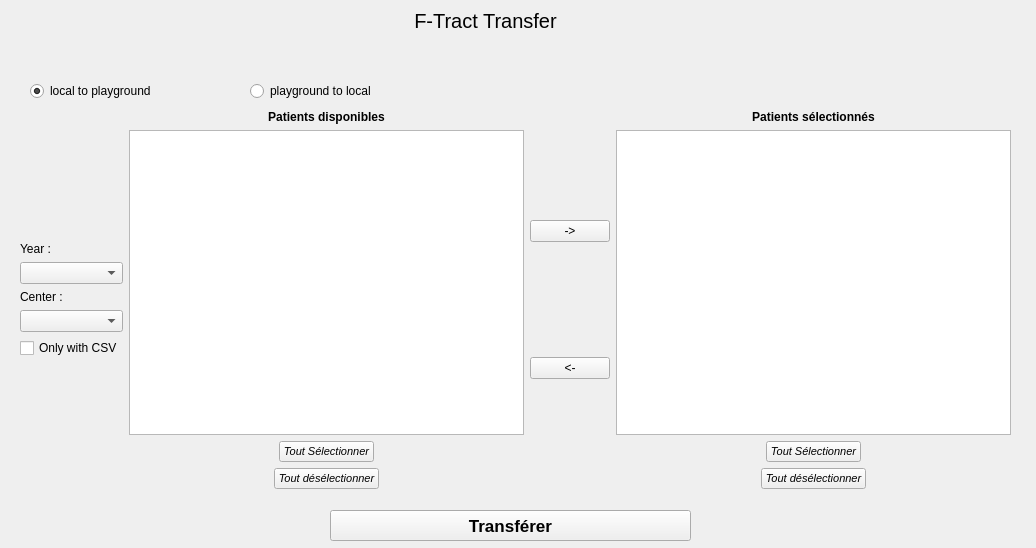
<?xml version="1.0" encoding="UTF-8"?>
<ui version="4.0">
 <class>Form</class>
 <widget class="QWidget" name="Form">
  <property name="geometry">
   <rect>
    <x>0</x>
    <y>0</y>
    <width>1036</width>
    <height>548</height>
   </rect>
  </property>
  <property name="windowTitle">
   <string>Form</string>
  </property>
  <widget class="QWidget" name="layoutWidget">
   <property name="geometry">
    <rect>
     <x>20</x>
     <y>110</y>
     <width>991</width>
     <height>389</height>
    </rect>
   </property>
   <layout class="QHBoxLayout" name="horizontalLayout_5">
    <property name="bottomMargin">
     <number>10</number>
    </property>
    <item>
     <layout class="QVBoxLayout" name="verticalLayout_2">
      <item>
       <spacer name="verticalSpacer_5">
        <property name="orientation">
         <enum>Qt::Vertical</enum>
        </property>
        <property name="sizeHint" stdset="0">
         <size>
          <width>20</width>
          <height>40</height>
         </size>
        </property>
       </spacer>
      </item>
      <item>
       <widget class="QLabel" name="label_3">
        <property name="text">
         <string>Year :</string>
        </property>
       </widget>
      </item>
      <item>
       <widget class="QComboBox" name="filterYearCombo"/>
      </item>
      <item>
       <widget class="QLabel" name="label_4">
        <property name="text">
         <string>Center :</string>
        </property>
       </widget>
      </item>
      <item>
       <widget class="QComboBox" name="filterSiteCombo"/>
      </item>
      <item>
       <widget class="QCheckBox" name="CSVcheckBox">
        <property name="text">
         <string>Only with CSV</string>
        </property>
       </widget>
      </item>
      <item>
       <spacer name="verticalSpacer">
        <property name="orientation">
         <enum>Qt::Vertical</enum>
        </property>
        <property name="sizeHint" stdset="0">
         <size>
          <width>20</width>
          <height>40</height>
         </size>
        </property>
       </spacer>
      </item>
     </layout>
    </item>
    <item>
     <layout class="QVBoxLayout" name="verticalLayout_3">
      <item>
       <widget class="QLabel" name="label">
        <property name="sizePolicy">
         <sizepolicy hsizetype="Preferred" vsizetype="Minimum">
          <horstretch>0</horstretch>
          <verstretch>0</verstretch>
         </sizepolicy>
        </property>
        <property name="text">
         <string>&lt;b&gt;Patients disponibles&lt;/b&gt;</string>
        </property>
        <property name="textFormat">
         <enum>Qt::RichText</enum>
        </property>
        <property name="alignment">
         <set>Qt::AlignCenter</set>
        </property>
       </widget>
      </item>
      <item>
       <widget class="QListWidget" name="filteredPatientList">
        <property name="sizePolicy">
         <sizepolicy hsizetype="Preferred" vsizetype="Expanding">
          <horstretch>0</horstretch>
          <verstretch>0</verstretch>
         </sizepolicy>
        </property>
        <property name="selectionMode">
         <enum>QAbstractItemView::MultiSelection</enum>
        </property>
       </widget>
      </item>
      <item>
       <layout class="QHBoxLayout" name="horizontalLayout">
        <item>
         <spacer name="horizontalSpacer">
          <property name="orientation">
           <enum>Qt::Horizontal</enum>
          </property>
          <property name="sizeHint" stdset="0">
           <size>
            <width>40</width>
            <height>20</height>
           </size>
          </property>
         </spacer>
        </item>
        <item>
         <widget class="QPushButton" name="patientSelectAllButton">
          <property name="font">
           <font>
            <pointsize>8</pointsize>
            <italic>true</italic>
           </font>
          </property>
          <property name="text">
           <string>Tout Sélectionner</string>
          </property>
         </widget>
        </item>
        <item>
         <spacer name="horizontalSpacer_2">
          <property name="orientation">
           <enum>Qt::Horizontal</enum>
          </property>
          <property name="sizeHint" stdset="0">
           <size>
            <width>40</width>
            <height>20</height>
           </size>
          </property>
         </spacer>
        </item>
       </layout>
      </item>
      <item>
       <layout class="QHBoxLayout" name="horizontalLayout_2">
        <item>
         <spacer name="horizontalSpacer_3">
          <property name="orientation">
           <enum>Qt::Horizontal</enum>
          </property>
          <property name="sizeHint" stdset="0">
           <size>
            <width>40</width>
            <height>20</height>
           </size>
          </property>
         </spacer>
        </item>
        <item>
         <widget class="QPushButton" name="patientDeselectAllButton">
          <property name="font">
           <font>
            <pointsize>8</pointsize>
            <italic>true</italic>
           </font>
          </property>
          <property name="text">
           <string>Tout désélectionner</string>
          </property>
         </widget>
        </item>
        <item>
         <spacer name="horizontalSpacer_4">
          <property name="orientation">
           <enum>Qt::Horizontal</enum>
          </property>
          <property name="sizeHint" stdset="0">
           <size>
            <width>40</width>
            <height>20</height>
           </size>
          </property>
         </spacer>
        </item>
       </layout>
      </item>
     </layout>
    </item>
    <item>
     <layout class="QVBoxLayout" name="verticalLayout">
      <item>
       <spacer name="verticalSpacer_2">
        <property name="orientation">
         <enum>Qt::Vertical</enum>
        </property>
        <property name="sizeHint" stdset="0">
         <size>
          <width>20</width>
          <height>40</height>
         </size>
        </property>
       </spacer>
      </item>
      <item>
       <widget class="QPushButton" name="filterAddPatientButton">
        <property name="toolTip">
         <string>Ajouter à la sélection</string>
        </property>
        <property name="text">
         <string>-&gt;</string>
        </property>
       </widget>
      </item>
      <item>
       <spacer name="verticalSpacer_3">
        <property name="orientation">
         <enum>Qt::Vertical</enum>
        </property>
        <property name="sizeHint" stdset="0">
         <size>
          <width>20</width>
          <height>40</height>
         </size>
        </property>
       </spacer>
      </item>
      <item>
       <widget class="QPushButton" name="filterRemovePatientButton">
        <property name="toolTip">
         <string>Enlever les sujets de la sélection</string>
        </property>
        <property name="text">
         <string>&lt;-</string>
        </property>
       </widget>
      </item>
      <item>
       <spacer name="verticalSpacer_4">
        <property name="orientation">
         <enum>Qt::Vertical</enum>
        </property>
        <property name="sizeHint" stdset="0">
         <size>
          <width>20</width>
          <height>40</height>
         </size>
        </property>
       </spacer>
      </item>
     </layout>
    </item>
    <item>
     <layout class="QVBoxLayout" name="verticalLayout_4">
      <item>
       <widget class="QLabel" name="label_2">
        <property name="sizePolicy">
         <sizepolicy hsizetype="Preferred" vsizetype="Minimum">
          <horstretch>0</horstretch>
          <verstretch>0</verstretch>
         </sizepolicy>
        </property>
        <property name="text">
         <string>&lt;b&gt;Patients sélectionnés&lt;/b&gt;</string>
        </property>
        <property name="alignment">
         <set>Qt::AlignCenter</set>
        </property>
       </widget>
      </item>
      <item>
       <widget class="QListWidget" name="selectedPatientList">
        <property name="sizePolicy">
         <sizepolicy hsizetype="Preferred" vsizetype="Expanding">
          <horstretch>0</horstretch>
          <verstretch>0</verstretch>
         </sizepolicy>
        </property>
        <property name="selectionMode">
         <enum>QAbstractItemView::MultiSelection</enum>
        </property>
       </widget>
      </item>
      <item>
       <layout class="QHBoxLayout" name="horizontalLayout_3">
        <item>
         <spacer name="horizontalSpacer_5">
          <property name="orientation">
           <enum>Qt::Horizontal</enum>
          </property>
          <property name="sizeHint" stdset="0">
           <size>
            <width>40</width>
            <height>20</height>
           </size>
          </property>
         </spacer>
        </item>
        <item>
         <widget class="QPushButton" name="selectedSelectAllButton">
          <property name="font">
           <font>
            <pointsize>8</pointsize>
            <italic>true</italic>
           </font>
          </property>
          <property name="text">
           <string>Tout Sélectionner</string>
          </property>
         </widget>
        </item>
        <item>
         <spacer name="horizontalSpacer_6">
          <property name="orientation">
           <enum>Qt::Horizontal</enum>
          </property>
          <property name="sizeHint" stdset="0">
           <size>
            <width>40</width>
            <height>20</height>
           </size>
          </property>
         </spacer>
        </item>
       </layout>
      </item>
      <item>
       <layout class="QHBoxLayout" name="horizontalLayout_4">
        <item>
         <spacer name="horizontalSpacer_7">
          <property name="orientation">
           <enum>Qt::Horizontal</enum>
          </property>
          <property name="sizeHint" stdset="0">
           <size>
            <width>40</width>
            <height>20</height>
           </size>
          </property>
         </spacer>
        </item>
        <item>
         <widget class="QPushButton" name="selectedDeselectAllButton">
          <property name="font">
           <font>
            <pointsize>8</pointsize>
            <italic>true</italic>
           </font>
          </property>
          <property name="text">
           <string>Tout désélectionner</string>
          </property>
         </widget>
        </item>
        <item>
         <spacer name="horizontalSpacer_8">
          <property name="orientation">
           <enum>Qt::Horizontal</enum>
          </property>
          <property name="sizeHint" stdset="0">
           <size>
            <width>40</width>
            <height>20</height>
           </size>
          </property>
         </spacer>
        </item>
       </layout>
      </item>
     </layout>
    </item>
   </layout>
  </widget>
  <widget class="QLabel" name="label_5">
   <property name="geometry">
    <rect>
     <x>-25</x>
     <y>10</y>
     <width>1021</width>
     <height>21</height>
    </rect>
   </property>
   <property name="font">
    <font>
     <pointsize>15</pointsize>
    </font>
   </property>
   <property name="layoutDirection">
    <enum>Qt::LeftToRight</enum>
   </property>
   <property name="text">
    <string>F-Tract Transfer</string>
   </property>
   <property name="alignment">
    <set>Qt::AlignCenter</set>
   </property>
  </widget>
  <widget class="QRadioButton" name="radioButtonLtoP">
   <property name="geometry">
    <rect>
     <x>30</x>
     <y>80</y>
     <width>171</width>
     <height>22</height>
    </rect>
   </property>
   <property name="text">
    <string>local to playground</string>
   </property>
   <property name="checked">
    <bool>true</bool>
   </property>
  </widget>
  <widget class="QRadioButton" name="radioButtonPtoL">
   <property name="geometry">
    <rect>
     <x>250</x>
     <y>80</y>
     <width>181</width>
     <height>22</height>
    </rect>
   </property>
   <property name="text">
    <string>playground to local</string>
   </property>
  </widget>
  <widget class="QPushButton" name="transferButton">
   <property name="geometry">
    <rect>
     <x>330</x>
     <y>510</y>
     <width>361</width>
     <height>31</height>
    </rect>
   </property>
   <property name="font">
    <font>
     <pointsize>13</pointsize>
     <weight>75</weight>
     <bold>true</bold>
    </font>
   </property>
   <property name="text">
    <string>Transférer</string>
   </property>
  </widget>
  <widget class="QWidget" name="horizontalLayoutWidget">
   <property name="geometry">
    <rect>
     <x>19</x>
     <y>40</y>
     <width>991</width>
     <height>31</height>
    </rect>
   </property>
  </widget>
 </widget>
 <resources/>
 <connections/>
</ui>
